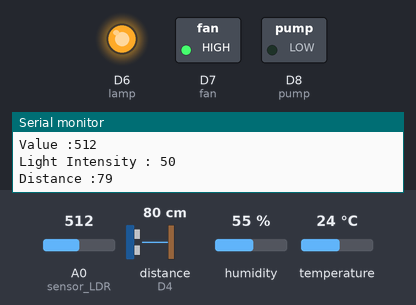
Bench run of a sketch on a simulated ESP8266 (NodeMCU). On the bench: switched loads named in the sketch (green lamp = pin HIGH), output pins drawn as LEDs (lit = HIGH), the last lines printed to the serial monitor. Wiring (inferred from the names in the program): ultrasonic range finder: trigger D3; echo D4. The test bench sets the inputs (shaded band); at power-on: A0 (sensor_LDR) = 512, temperature 24 °C, distance to the obstacle (sensor on D4) 80 cm, humidity 55 %. The echo pulse lasts 58.3 µs per cm; WiFi joins after 1.5 s; servers stay silent unless stated; the local clock reads 2024-03-15 10:24:30 at power-on unless the sketch sets it; pins used as bus, display or sensor lines are not drawn.

Above: at 3.0 s.
3.1 s: A0 (sensor_LDR) set to 108
4.6 s: A0 (sensor_LDR) set to 96
At 5.4 s:
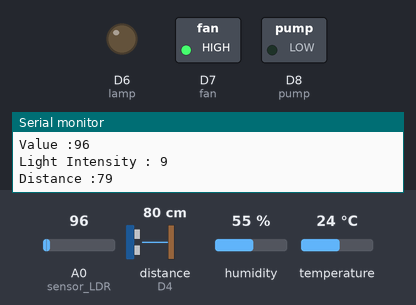
6.1 s: A0 (sensor_LDR) set to 810
7.6 s: A0 (sensor_LDR) set to 841
At 8.8 s:
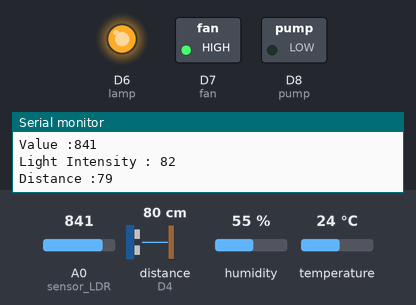
9.1 s: temperature set to 32 °C
11.1 s: temperature set to 35 °C
At 13.3 s:
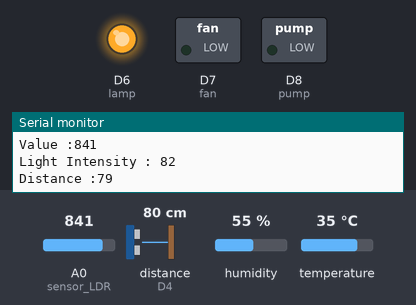
Timing chart, 0 to 14.4 s (numbered marks = the images above; inputs shaded):
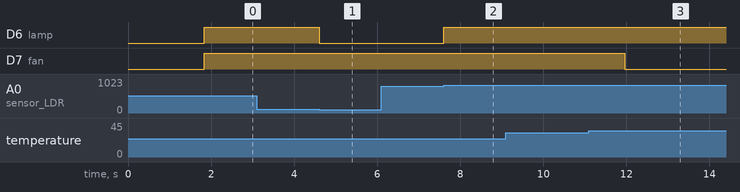

Measured:
- the behaviour switches between 103 and 102 on A0 (sensor_LDR) (found by bisection; images 0 and 1)
- the behaviour switches between 828 and 829 on A0 (sensor_LDR) (found by bisection; images 1 and 2)
- the behaviour switches between 33 and 34 °C on temperature (found by bisection; images 2 and 3)
- after the input at 4.6 s, D6 (lamp): HIGH → LOW at once
- after the input at 7.6 s, D6 (lamp): LOW → HIGH at once
- after the input at 11.1 s, D7 (fan): HIGH → LOW after 0.87 s

The sketch:

perawatan_tanaman_angrek_dengan_node_mcu_esp8266_dan_blynk.ino
```cpp
#define BLYNK_PRINT Serial
#define BLYNK_TEMPLATE_ID "TMPLZLDLKsLp"
#define BLYNK_DEVICE_NAME "monitor cabai"
#define BLYNK_AUTH_TOKEN "C5L_u5M_kBCecskSQqwEujH-eA6bsdyI"
char auth[] = "C5L_u5M_kBCecskSQqwEujH-eA6bsdyI";
char ssid[] = "hidden";
char pass[] = "22222222";
//======= Library=============//

#include <ESP8266WiFi.h>
#include <BlynkSimpleEsp8266.h>
#include <TimeLib.h>
#include <WidgetRTC.h>
#include <DHT.h>

//============================//
#define DHTTYPE DHT11 //inisialisasi type sensor DHT
#define DHTPin D5 //inisialisasi pin Din DHT
DHT dht(DHTPin, DHTTYPE); //maping konfig sensor DHT
#define lamp D6 //insialisasi pin OUT lampu
#define fan D7 //inisialisai pin OUT kipas
#define pump D8 //inisialisasi pin OUT pompa

//=====================================================//

BlynkTimer timer; //konfig varibel timer
WidgetRTC rtc; //konfig variabel rtc
//======Variabel temporary utk menampung data===========//
int lampstate = 0;
int pumpstate = 0;
int fanstate = 0;
int virtualSwitch;
float h ; // variabel temporary utk menampung data
float t ; // varibel temporary utk menampung data
const int trigPin = D3; //inisialisasi pin triger ultrasonik
const int echoPin = D4; //inisialisasi pin echo ultrasonik
//========varibel temporary utk menampung data======//
long duration;
int distance;
int tinggi_air;
int lightIntensity;
//===============================================//
int period1 = 1000; //variabel utk data millis
unsigned long time_now1 = 0;
BLYNK_WRITE(V6)
{
 virtualSwitch = param.asInt(); // assigning incoming value from pin V6 to a variable
}
void clockDisplay() // sub-program "clockDisplay" utk menampilkan waktu
{
 int t_send = int(t);
 int h_send = int(h);
 String currentTime = String(hour()) + ":" + minute() + ":" + second(); //varibel currentTime menampung data JAM, MENIT, DETIK
 String currentDate = String(day()) + "-" + month() + "-" + year(); //varibel currentDate menampung data HARI, BULAN, TAHUN
 Serial.print("Current time: ");
 Serial.print(currentTime);
 Serial.print(" ");
 Serial.print(currentDate);
 Serial.println();
 /* command for LED ICON on BLYNK APP */
 if(lampstate == 1){
 Blynk.virtualWrite(V4, 1023);
 }else{
 Blynk.virtualWrite(V4, 0);
 }
 if(pumpstate == 1){
 Blynk.virtualWrite(V7, 1023);
 }else{
 Blynk.virtualWrite(V7, 0);
 }
 if(fanstate == 1){
 Blynk.virtualWrite(V8, 1023);
 }else{
 Blynk.virtualWrite(V8, 0);
 }
 /* writing value on virtual pin BLYNK APP */
 Blynk.virtualWrite(V5, currentTime);
 Blynk.virtualWrite(V6, currentDate) ;
 Blynk.virtualWrite(V0, t_send);
 Blynk.virtualWrite(V1, h_send);
 Blynk.virtualWrite(V2, tinggi_air);
 Blynk.virtualWrite(V3, lightIntensity);
 }
BLYNK_CONNECTED() {
 // Synchronize time on connection
 rtc.begin();
}
void setup()
{
 pinMode(trigPin, OUTPUT); //set trigPin as OUTPUT
 pinMode(echoPin, INPUT); //set echoPin as INPUT
 pinMode(lamp, OUTPUT); //set lamp pin as OUTPUT
 pinMode(fan, OUTPUT); //set fan pin as OUPUT
 pinMode(pump, OUTPUT); //set pump pin as OUTPUT

 Serial.begin(9600);
 Blynk.begin(auth, ssid, pass); //conecting to inet and BLYNK APP
 while (!Blynk.connected()){
 delay(250);
 Serial.print(".");
 }
 setSyncInterval(100 * 60); // Sync interval in seconds (10 minutes)
 timer.setInterval(1000L, clockDisplay); //set interval for sending value to BLYNK APP
}
void loop()
{
 h = dht.readHumidity(); //variable h reading Humdity value
 t = dht.readTemperature(); //vaiablet reading Temperature value

 if (isnan(h) || isnan(t)) {
 Serial.println("Failed to read from DHT sensor!");
 return;
 }
 if( t > 33){ //command to automaticly operate fan
 fanstate = 1;
 }else{
 fanstate = 0;
 }
 Blynk.run(); //running conectivity with BLYNK APP
 timer.run(); //running timer
  while (!Blynk.connected()){ // re-connect with inet and BLYNK APP when sometimes get lose
 Blynk.begin(auth, ssid, pass);
 Serial.print(".");
 delay(250);
 }
 ultrasonik(); //calling sub-program ultrasonik
 sensor_LDR(); //calling sub-program sensor_LDR
 pump_state(); //calling sub=program pump_state
 output(); //calling sub-program output
}
void ultrasonik(){ // sub-program ultrasonik
 digitalWrite(trigPin, LOW);
 delayMicroseconds(2);
 digitalWrite(trigPin, HIGH);
 delayMicroseconds(10);
 digitalWrite(trigPin, LOW);
 duration = pulseIn(echoPin, HIGH); //read value for duration variable as pulseIN from echoPIN
 distance = duration*0.034/2; //convert the pulseIn to distance (cm)
 tinggi_air = 100 - ((100/20)*(distance - 5)); //convert the distance reading to percentage (%)
}
void sensor_LDR(){
 int sensorValue = analogRead(A0); // read the input on analog pin 0
 float voltage = sensorValue * (5.0 / 1023.0); // Convert the analog reading (which goes from 0 - 1023) to a voltage (0 - 5V)
 lightIntensity = voltage*20; // convert voltage rading to percentage
 if (lightIntensity < 10){
 lampstate = 1;
 }else if(lightIntensity > 80){
 lampstate = 0;
 }
 if(millis() > time_now1 + period1){
 time_now1 = millis();
 Serial.println(voltage); // print out the value you read
 Serial.print("Voltage :");
 Serial.println (voltage); // print out the value you read
  Serial.print("Value :");
 Serial.println(sensorValue);
 Serial.print("Light Intensity : ");
 Serial.println(lightIntensity);
 Serial.print("Distance :" );
 Serial.println(distance);
 }
}
void pump_state(){ //sub-program pump_state
 int jam = int(hour()); //reading value HOUR
 int menit = int(minute()); //reading value MINUTE
/* command to automaticly operate pump every minute */
 if((menit >= 20 && menit <= 25) || virtualSwitch == 1){
 pumpstate = 1;
 }else{
 pumpstate = 0;
 }
/* command to automaticly operate pump every hour */
 /* if((jam == 16 && menit >=0 && menit <= 1) || virtualSwitch == 1){
 pumpstate = 1;
 }else{
 pumpstate = 0;
 }*/

}
void output(){ // sub-program output
 /* command to operate output */
 if(lampstate == 1){
 digitalWrite(lamp, LOW);
 }else{
 digitalWrite(lamp, HIGH);
 }
 if(pumpstate == 1){
 digitalWrite(pump, LOW);
 }else{
 digitalWrite(pump, HIGH);
 }
 if(fanstate == 1){
 digitalWrite(fan, LOW);
 }else{
 digitalWrite(fan, HIGH);
 }
}
```
